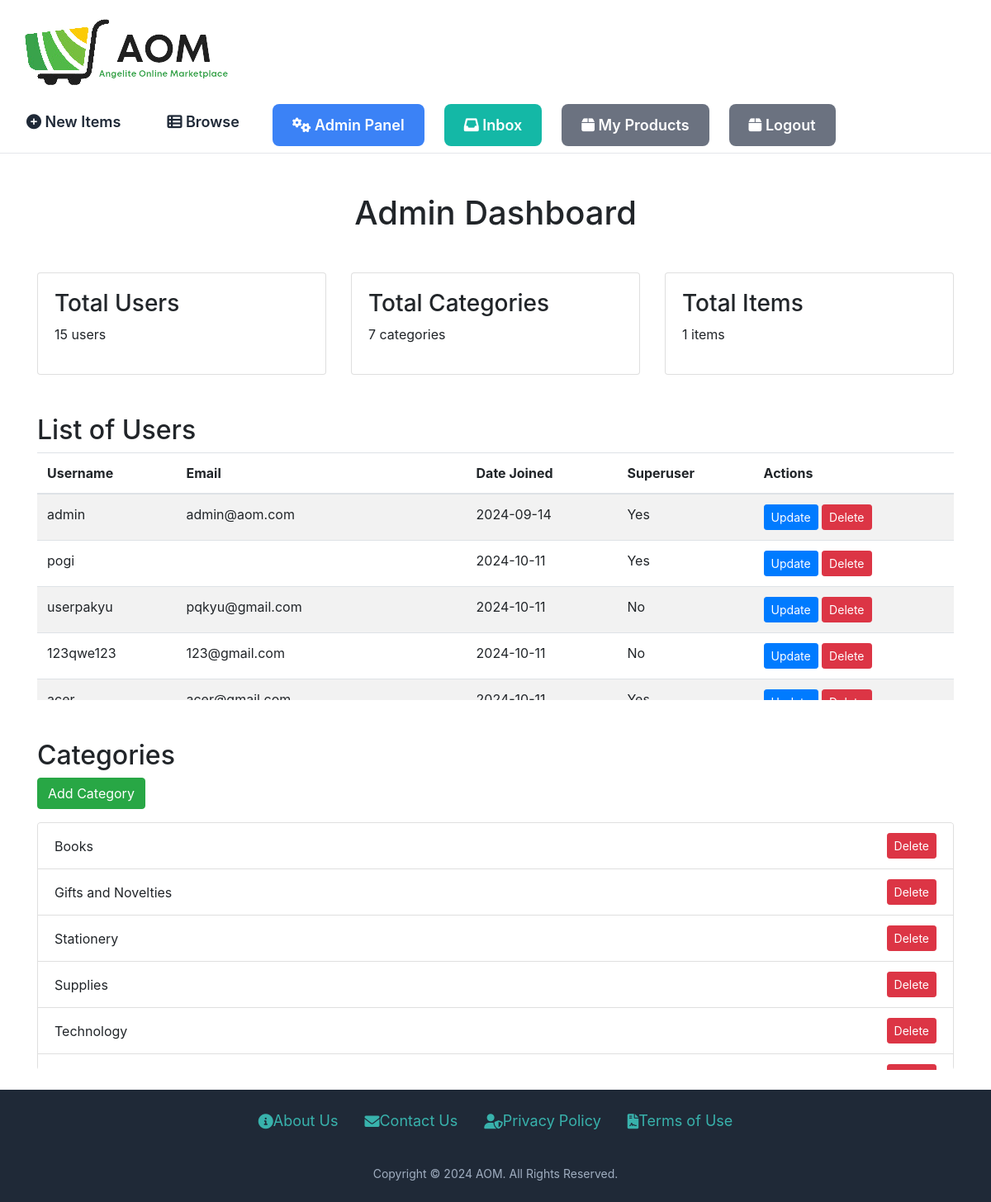
/admin-dashboard/ (signed in), run on the app's committed database.
### item/models.py (models this page shows, shortened)
class Category(models.Model):
    name = models.CharField(max_length=225)
    class Meta:
        ordering = ('name',)
        verbose_name_plural = 'Categories'

### core/views.py (the view)
# urls.py: path('admin-dashboard/', views.admin_dashboard, name='admin_dashboard'),
def admin_dashboard(request):
    if not request.user.is_superuser:
        return redirect('core:index')
    if request.user.is_superuser and request.user.is_authenticated:
        users = User.objects.all()
        total_users = users.count()
        total_categories = Category.objects.count()
        total_items = Item.objects.count()
        recent_activities = ActivityLog.objects.order_by('-timestamp')[:10]
        categories = Category.objects.all()  # Get all categories
        return render(request, 'core/admin_dashboard.html', {
            'total_users': total_users,
            'users': users,
            'total_categories': total_categories,
            'total_items': total_items,
            'recent_activities': recent_activities,
            'categories': categories,  # Pass the list of categories to the template
        })
    return redirect('core:login')

### core/templates/core/admin_dashboard.html (shortened to what this page needs)
{% extends 'core/base.html' %}
{% block content %}
<link href="https://stackpath.bootstrapcdn.com/bootstrap/4.5.2/css/bootstrap.min.css" rel="stylesheet">
<div class="container mt-4">
    <h1 class="text-center">Admin Dashboard</h1>
    <div class="row mt-5">
        <div class="col-md-4">
            <div class="card">
                <div class="card-body">
                    <h3>Total Users</h3>
                    <p>{{ total_users }} users</p>
                </div>
            </div>
        </div>
        <div class="col-md-4">
            <div class="card">
                <div class="card-body">
                    <h3>Total Categories</h3>
                    <p>{{ total_categories }} categories</p>
                </div>
            </div>
        </div>
        <div class="col-md-4">
            <div class="card">
                <div class="card-body">
                    <h3>Total Items</h3>
                    <p>{{ total_items }} items</p>
                </div>
            </div>
        </div>
    </div>
    <div class="row mt-5">
        <div class="col-md-12">
            <h2>List of Users</h2>
            <div class="table-responsive" style="max-height: 300px; overflow-y: auto;">
                <table class="table table-striped">
                    <thead>
                        <tr>
                            <th>Username</th>
                            <th>Email</th>
                            <th>Date Joined</th>
                            <th>Superuser</th>
                            <th>Actions</th>
                        </tr>
                    </thead>
                    <tbody>
                        {% for user in users %}
                        <tr>
                            <td>{{ user.username }}</td>
                            <td>{{ user.email }}</td>
                            <td>{{ user.date_joined|date:"Y-m-d" }}</td>
                            <td>{% if user.is_superuser %}Yes{% else %}No{% endif %}</td>
                            <td>
                                <button class="btn btn-primary btn-sm" data-toggle="modal" data-target="#updateModal{{ user.id }}">Update</button>
                                <form action="{% url 'core:delete_user' user.id %}" method="POST" style="display:inline;">
                                    <button type="submit" class="btn btn-danger btn-sm" onclick="return confirm('Are you sure you want to delete this user?');">Delete</button>
                                </form>
                            </td>
                        </tr>
                        {% endfor %}
                    </tbody>
                </table>
            </div>
        </div>
    </div>
    <div class="row mt-5">
        <div class="col-md-12">
            <h2>Categories</h2>
            <button class="btn btn-success" data-toggle="modal" data-target="#addCategoryModal">Add Category</button>
            <ul class="list-group mt-3" style="max-height: 300px; overflow-y: auto;">
                {% for category in categories %}
                    <li class="list-group-item d-flex justify-content-between align-items-center">
                        {{ category.name }}
                        <form action="{% url 'core:delete_category' category.id %}" method="POST" style="display:inline;">
                            <button type="submit" class="btn btn-danger btn-sm" onclick="return confirm('Are you sure you want to delete this category?');">Delete</button>
                        </form>
                    </li>
                {% endfor %}
            </ul>
        </div>
    </div>
</div>
{% endblock %}

### core/templates/core/base.html (style rules this page uses)
html, body { height: 100%; margin: 0; display: flex; flex-direction: column; }
body { flex: 1; }

### data on the page
Category: name "Books"
Category: name "Gifts and Novelties"
Category: name "Stationery"
Category: name "Supplies"
Category: name "Technology"

### other printed values
{{ total_users }} "15"
{{ total_categories }} "7"
{{ total_items }} "1"
{{ user.username }} "admin"
{{ user.email }} "admin@aom.com"
{{ user.date_joined|date:"Y-m-d" }} "2024-09-14"
{{ user.username }} "pogi"
{{ user.date_joined|date:"Y-m-d" }} "2024-10-11"
{{ user.username }} "userpakyu"
{{ user.email }} "pqkyu@gmail.com"
{{ user.username }} "123qwe123"
{{ user.email }} "123@gmail.com"
